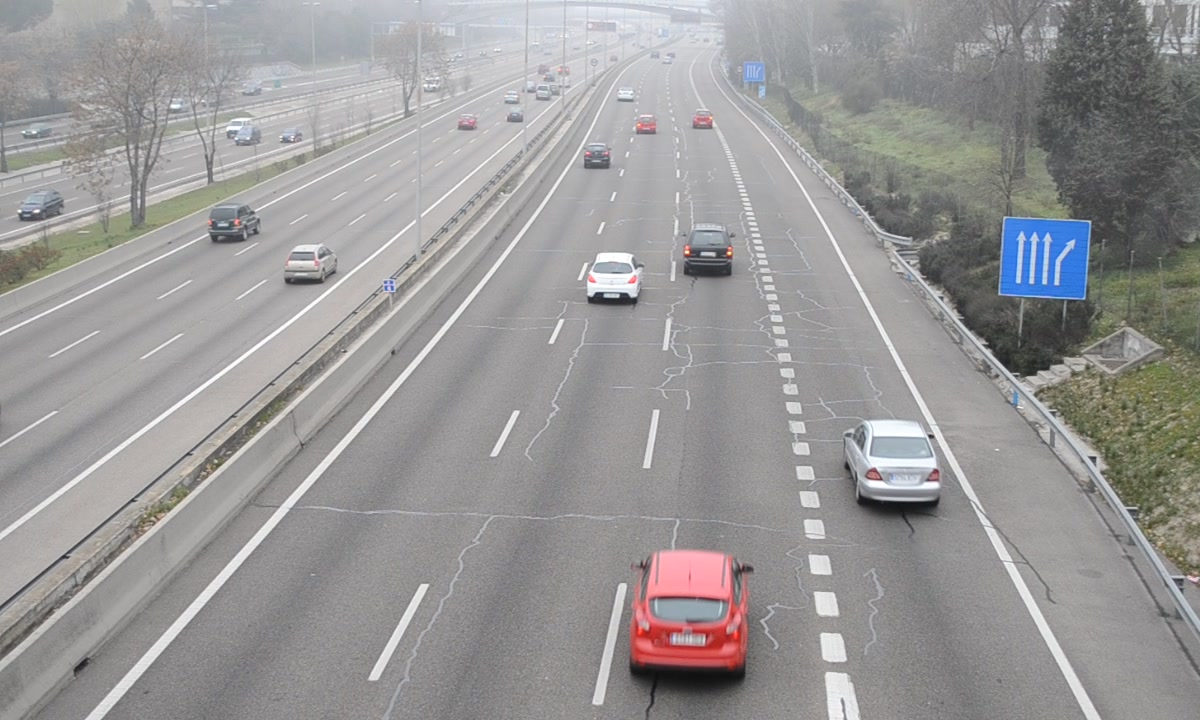
#> input picture practica4/vehicular_traffic.jpg, 1200 x 720 px
$ jupyter execute lab_04_working_with_images.ipynb
#> lines starting #> are read from the running program, lines starting #| are printed output that depends on the picture; long printed decimals are rounded
# Universidad de Monterrey

## División de ingenierías

##### Lab Robotics
Lab 4: Working with images
Authors: Alberto Jasiel Herrera, Kassandra Dzuara Ibarra y Jesús Alejandro Ramírez.

##### Introducción
En esta práctica comenzaremos a llevar a cabo operaciones un poco más complicadas sobre las imágenes, entre ellas, obtener las propiedades de una imagen, obtener información del componente elemental de una imagen (pixel) y hacer modificaciones a este, por otra parte aprenderemos a crear Regiones de interes a partir de una imagen, esto nos permitirá hacer el análisis o edición de una región específica de una imagen y crear una nueva imagen o modifcar la imagen original en base a esta región de interes.

##### Objetivos
El objetivo de esta práctica es aprender como recabar información y propiedades de las imágenes como el número de canales, resolución de la imagen intensidad mínima y máxima de píxeles. Una vez aprendido esto se va a aprender a modificar toda esta información, crear un ROI.

##### Materiales

- Raspberry PI 3
- Pantalla y cable HDMI
- Además, la Raspberry debe contar con el software pedido al inicio del laboratorio (opencv, python 3.5, Jupyter, ssh, entre otros).

### Desarrollo
#### Obteniendo las propiedades de las imágenes
Para comenzar esta práctica primero aprendimos a obtener las características principales de una imagen ya sea en escala de grises o a color. Como ya se había visto en clase es importante recordar que las imágenes a escala de grises tienen diferentes propiedades que las que son a color, entre estas características se encuentran el tamaño de la matriz de imagen y la cantidad de canales, cuando se trabaja con una imagen a escala de grises se tiene una matriz bidimensional en la que solo estan los pixeles de altura por los pixeles de ancho de la imagen y su cantidad de canales es 1. En cambio cuando se trata de una imagen a color se tiene una matriz tridimensional en la que están  los pixeles de altura por los pixeles de ancho de la imagen por el número de canales.
En esta parte de la práctica se utilizara la imagen vehicular_traffic.jpg como se ha trabajado anteriormente
El código a continuación muestra cómo se procesa tanto una imagen a escalas de grises utilizando img_greyscale.shape como una a color utilizando img_colour.shape. A continuación se muestra el código y resultados:

[cell 1]
"""
	get_image_stats.py

	add a description of your code here
	author: add your fullname
	date created: add this info
	universidad de monterrey
"""

# import required libraries
import numpy as numpy
import matplotlib.pyplot as plt
import cv2

# print image statistics
def print_image_statistics(img, head_string, iscolour):

	"""
		include docstring here
	"""
	# add your code below this line
	# get image size
	img_size = img.shape

# print image size
	print(head_string)
	print('colour image size: ', img_size)

# retrieve image width resolution
	print('image width resolution: ', img_size[0])

# retrieve image height resolution
	print('image height resolution: ', img_size[1])
# retrieve number of channels
	if iscolour:
		print('number of channels: ', img_size[2])

# minimum pixel value in image
	print('minimum intensity value: ', img.min())

# minimum pixel value in image
	print('max intensity value: ', img.max())

# maximum intensity value in image
	print('meam intensity value: ', img_colour.mean())

# print type of image
	print('type of image: ', img_colour.dtype)

	return None


# visualise image
def visualise_image(img, fig_number, fig_title, iscolour):

	"""
		include docstring here
	"""
	# add your code below this line
	# visualise colour image
	plt.figure(fig_number)
	if iscolour:
		plt.imshow(img)
	else:
		plt.imshow(img, cmap='gray')
	plt.title(fig_title)
	plt.xlabel('x-resolution')
	plt.ylabel('y-resolution')

	return None
# read image
image_name = 'vehicular_traffic.jpg'
img_colour = cv2.imread(image_name, cv2.IMREAD_COLOR)
#> img_colour is the input picture: shape (720, 1200, 3); mean B, G, R 151.1, 151.1, 152.5

# verify that image exists
if img_colour is None:
	print('ERROR: image ', image_name, 'could not be read')
	exit()

# convert the input colour image into a grayscale image
img_greyscale = cv2.cvtColor(img_colour, cv2.COLOR_BGR2GRAY)
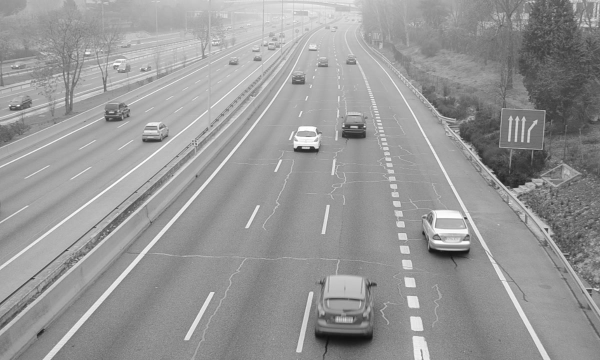
#> img_greyscale: shape (720, 1200) (shown at 1/2 size); min 15, max 255, mean 151.6
#convert to RGB
img_colour = cv2.cvtColor(img_colour, cv2.COLOR_BGR2RGB)
# print colour image stats and visualise it
print_image_statistics(img_colour, 'COLOUR IMAGE STATS:',1)
#| colour image size:  (720, 1200, 3)
#| image width resolution:  720
#| image height resolution:  1200
#| number of channels:  3
#| minimum intensity value:  15
#| max intensity value:  255
#| meam intensity value:  151.602
#| type of image:  uint8
visualise_image(img_colour, 1, 'INPUT IMAGE: COLOUR', 1)

# print greyscale image stats and visualise it
print_image_statistics(img_greyscale, 'GREYSCALE IMAGE STATS:',0)
#| colour image size:  (720, 1200)
#| image width resolution:  720
#| image height resolution:  1200
#| minimum intensity value:  15
#| max intensity value:  255
#| meam intensity value:  151.602
#| type of image:  uint8
visualise_image(img_greyscale, 2, 'OUTPUT IMAGE: GREYSCALE', 0)

# visualise figures
plt.show()

#### Recopilando los valores de intensidad de pixeles
Para poder trabajar con pixeles y saber sus propiedades primero se debe de saber en qué columna y fila se encuentra el pixel de nuestro interés, una vez que sabemos esto podemos recopilar la información de este píxel usando el nombre de la imagen como si fuera un arreglo como se muestra a continuación img_colour[100, 100], el cual desplegará la información del pixel. En caso de que queramos saber la información de ese píxel con un canal específico se utilizará de la misma manera que hace un momento pero se le agrega un tercer parámetro a la instrucción:
img_colour.item(100, 100, 0)
El tercer parámetro como en este caso es el 0 sería para leer el canal Rojo, si se desea leer el canal Verde se pondrá un 1 y si se desea leer el canal azul será un 2.

Si además de obtener los parámetros de un pixel se desea modificar los valores de este pixel simplemente se le igualara al valor al que desea modificarlo como se muestra a continuación:
img_colour[100, 100] = [0, 0, 0]
el cual hará que el pixel en la coordenada 100,100 tenga como valor 0 en rojo, 0 en verde y 0 en azul lo que volverá a nuestro pixel en color negro.

En el codigo a continuacion se vera como al inicio se cargan las imagenes, se verifica que se cargue de manera exitosa y después realiza la recopilación y modificación de los valores de los pixeles como se explicó anteriormente.

[cell 2]
"""
	get_pixel_intensity_value.py

	add a description of your code here

	author: add your fullname
	date created: add this info
	universidad de monterrey
"""

# import required libraries
import numpy as numpy
import matplotlib.pyplot as plt
import cv2 as cv

# read image
image_name = 'vehicular_traffic.jpg'
img_colour = cv.imread(image_name, cv.IMREAD_COLOR)
img_colour = cv.cvtColor(img_colour, cv.COLOR_BGR2RGB)

# verify that image exists
if img_colour is None:
	print('ERROR: image ', image_name, 'could not be read')
	exit()

# convert the input colour image into a grayscale image
img_greyscale = cv.cvtColor(img_colour, cv.COLOR_BGR2GRAY)

# visualise image using matplotlib
plt.figure(1)
plt.imshow(img_colour)
plt.title('INPUT IMAGE: COLOUR')
plt.xlabel('x-resolution')
plt.ylabel('y-resolution')

# visualise image using matplotlib
plt.figure(2)
plt.imshow(img_greyscale, cmap='gray')
plt.title('INPUT IMAGE: COLOUR')
plt.xlabel('x-resolution')
plt.ylabel('y-resolution')

plt.show(block=False)
# retrieve pixel intensity value at given row/col of colour image
row, col = 100, 100

# ----------------------- READ PIXEL VALUE ----------------------------- #
print('COLOUR IMAGE:')
print('\n\tpixel intensity value at', '(', row, ',', col, '): ', img_colour[row, col])
#| 	pixel intensity value at ( 100 , 100 ):  [157 151 151]
print('\n\tAccessing pixel values using image array')
print('\t\tRED pixel intensity value at', '(', row, ',', col, '): ', img_colour[row, col, 0])
#| 		RED pixel intensity value at ( 100 , 100 ):  157
print('\t\tGREEN pixel intensity value at', '(', row, ',', col, '): ', img_colour[row, col, 1])
#| 		GREEN pixel intensity value at ( 100 , 100 ):  151
print('\t\tBLUE pixel intensity value at', '(', row, ',', col, '): ', img_colour[row, col, 2])
#| 		BLUE pixel intensity value at ( 100 , 100 ):  151
print('\n\tAccessing pixel values using pre-built method item()')
print('\t\tRED pixel intensity value at', '(', row, ',', col, '): ', img_colour.item(row, col, 0))
#| 		RED pixel intensity value at ( 100 , 100 ):  157
print('\t\tGREEN pixel intensity value at', '(', row, ',', col, '): ', img_colour.item(row, col, 1))
#| 		GREEN pixel intensity value at ( 100 , 100 ):  151
print('\t\tBLUE pixel intensity value at', '(', row, ',', col, '): ', img_colour.item(row, col, 2))
#| 		BLUE pixel intensity value at ( 100 , 100 ):  151

print('\nGREYSCALE IMAGE:')
print('\n\tpixel intensity value at', '(', row, ',', col, '): ', img_greyscale[row, col])
#| 	pixel intensity value at ( 100 , 100 ):  152
print('\n\tAccessing pixel values using image array')
print('\t\tgrey pixel intensity value at', '(', row, ',', col, '): ', img_greyscale[row, col])
#| 		grey pixel intensity value at ( 100 , 100 ):  152
print('\n\tAccessing pixel values using pre-built method item()')
print('\t\tgrey pixel intensity value at', '(', row, ',', col, '): ', img_greyscale.item(row, col))
#| 		grey pixel intensity value at ( 100 , 100 ):  152

# -------------------- MODIFY PIXEL VALUE ------------------------------ #

# modify pixel intensity values in colour image
img_colour[row, col] = [0, 255, 255]
#> img_colour: shape (720, 1200, 3); mean R, G, B 152.5, 151.1, 151.1

# uncomment the lines below if you want to modify the pixel value using the pre-built method set()
#img_colour.itemset((row,col,0),0)
#img_colour.itemset((row,col,1),0)
#img_colour.itemset((row,col,2),0)

# visualise image using matplotlib
plt.figure(3)
plt.imshow(img_colour)
plt.title('INPUT IMAGE: COLOUR')
plt.xlabel('x-resolution')
plt.ylabel('y-resolution')


# modify pixel intensity values in greyscale image
#img_greyscale[row, col] = 0

# uncomment the lines below if you want to modify the pixel value using the pre-built method itemset()
img_greyscale.itemset((row,col),0)
#> img_greyscale: shape (720, 1200); min 0, max 255, mean 151.5

# visualise image using matplotlib
plt.figure(4)
plt.imshow(img_greyscale,cmap='gray')
plt.title('INPUT IMAGE: COLOUR')
plt.xlabel('x-resolution')
plt.ylabel('y-resolution')

# visualise figures
plt.show()

##### Creando un ROI
Esta parte de la práctica se implementa mejor cuando se trata de aplicaciones más avanzadas, un ejemplo seria el analisis de trafico en una calle en la que una cámara está recopilando datos y detectando vehículos. Cuando estamos trabajando con este tipo de aplicaciones siempre se desea aprovechar al máximo los recursos disponibles y además trabajar lo más rápido posible, en procesamiento de imágenes esto se logra utilizando un ROI o “Subimagenes” en las que se corre el código sobre la subimagen para así evitar desperdiciar recursos en partes de la imagen que no nos interesan.  En esta parte de la práctica se usa un código que utiliza como ejemplo una subimagen de un automóvil rojo que es parte de una imagen de tráfico sobre una calle, para comenzar primero se carga la imagen y se verifica que se haya cargado de manera correcta como siempre, después de recabar la información necesaria de la imagen utilizando matplotlib creamos nuestra área de interés con la siguiente instrucción:
                                              img_roi = img_colour[550:700, 630:750]
en la que se guarda en una nueva imagen los píxeles que se encuentran entre el rango de Y 550:700 y el rango en X de 630:750.
Para mostrar cómo se puede montar una ROI sobre otra imagen seleccionamos la región donde se va a montar de la siguiente forma:
                                              img_colour[550:700, 865:985] = img_roi
Donde la sección es sustituida por la ROI obtenida anteriormente, para obtener lo siguiente:

[cell 3]
"""
	create_region_of_interest.py

	add a description of your code here

	author: add your fullname
	date created: add this info
	universidad de monterrey
"""

# import required libraries
import numpy as numpy
import matplotlib.pyplot as plt
import cv2

# read image
image_name = 'vehicular_traffic.jpg'
img_colour = cv2.imread(image_name, cv2.IMREAD_COLOR)
img_colour = cv2.cvtColor(img_colour, cv2.COLOR_BGR2RGB)

# verify that image exists
if img_colour is None:
	print('ERROR: image ', image_name, 'could not be read')
	exit()


# visualise image using matplotlib
plt.figure(1)
plt.imshow(img_colour)
plt.title('INPUT IMAGE: COLOUR')
plt.xlabel('x-resolution')
plt.ylabel('y-resolution')

plt.show(block=False)
# create a region of interest
# NOTE THE FOLLOWING:
# FIRST RANGE REPRESENTS COORDINATES FOR THE Y-AXIS
# SECOND RANGE REPRESENTS COORDINATES FOR THE X-AXIS
img_roi = img_colour[550:700, 630:750]
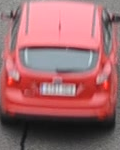
#> img_roi: shape (150, 120, 3); mean R, G, B 160.7, 104.9, 108.8

# visualise region of interest ROI in a new figure
plt.figure(2)
plt.imshow(img_roi)
plt.title('OUTPUT IMAGE: Region Of Interest')
plt.xlabel('x-resolution')
plt.ylabel('y-resolution')

# overlay roi on colour image
#img_colour[200:350, 300:420] = img_roi
#img_colour[550:700, 450:570] = img_roi
img_colour[550:700, 865:985] = img_roi
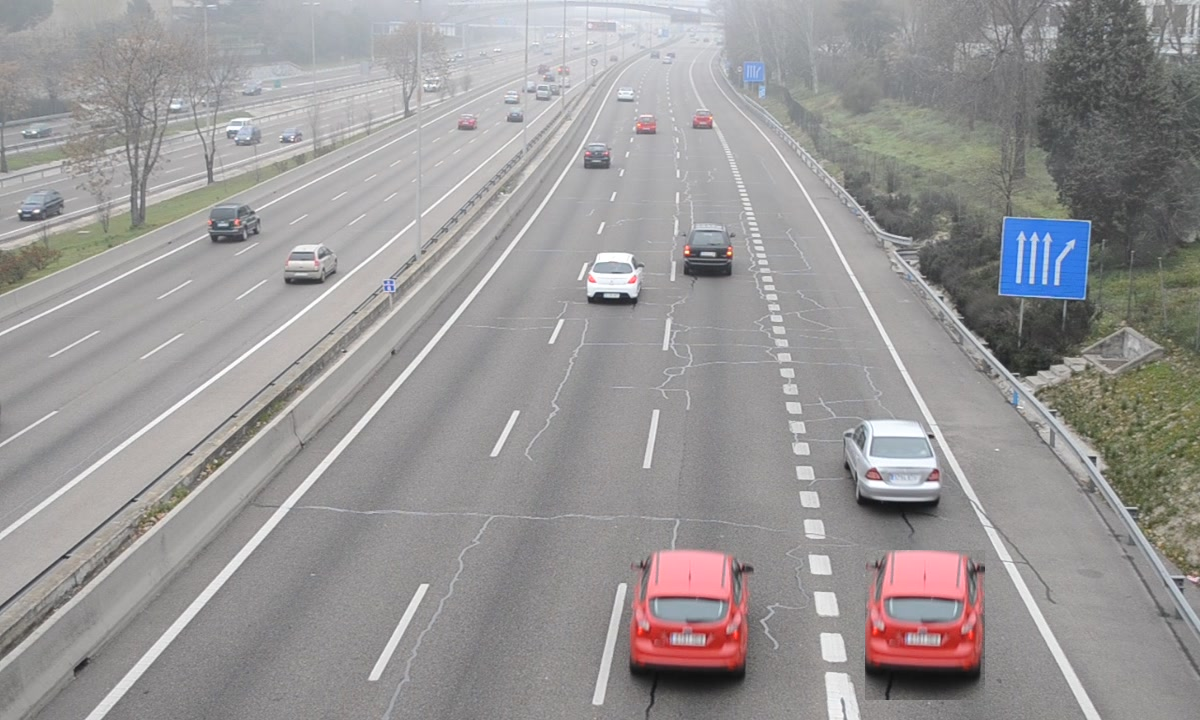
#> img_colour: shape (720, 1200, 3); mean R, G, B 153, 150.5, 150.6
# visualise region of interest ROI on colour image
plt.figure(3)
plt.imshow(img_colour)
plt.title('roi image overlaid on colour image')
plt.xlabel('x-resolution')
plt.ylabel('y-resolution')

# display figures
plt.show()

##### Dividiendo y uniendo canales de imagen

Cuando se desea trabajar con canales diferentes de una imagen o se desea unificar varios canales para crear una imagen RGB se pueden seguir alguno de estos dos métodos. cv2.split() y cv2.merge().
En donde cv2.split() podemos separar los canales de la imagen que recibe como argumento, y la divide  por los canales que se le indican, esto se mostrará a continuación en el código, también el merge que es básicamente lo contrario a split, ya que este une los canales que se le de como argumento. A continuación se muestra lo anteriormente mencionado:

[cell 4]
"""d_merge_image_channels.py

	add a description of your code here

	author: add your fullname
	date created: add this info
	universidad de monterrey
"""

# import required libraries
import numpy as numpy
import matplotlib.pyplot as plt
import cv2

# read image
image_name = 'vehicular_traffic.jpg'
img_colour = cv2.imread(image_name, cv2.IMREAD_COLOR)
img_colour = cv2.cvtColor(img_colour, cv2.COLOR_BGR2RGB)

# verify that image exists
if img_colour is None:
	print('ERROR: image ', image_name, 'could not be read')
	exit()
print(img_colour)
#> (printed output is left out)
# visualise image using matplotlib
plt.figure(1)
plt.imshow(img_colour)
plt.title('INPUT IMAGE: COLOUR')
plt.xlabel('x-resolution')
plt.ylabel('y-resolution')

# split colour image channels
r_channel,g_channel,b_channel = cv2.split(img_colour)
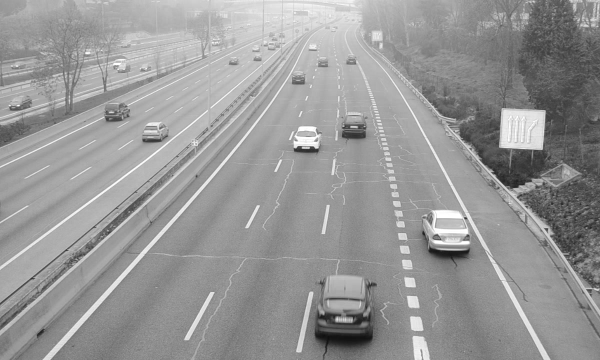
#> b_channel: shape (720, 1200) (shown at 1/2 size); min 15, max 255, mean 151.1

# visualise each channel
plt.figure(2)
plt.imshow(r_channel,cmap='gray')
plt.title('RED channel')
plt.figure(3)
plt.imshow(g_channel,cmap='gray')
plt.title('GREEN channel')
plt.figure(4)
plt.imshow(b_channel,cmap='gray')
plt.title('BLUE channel')
plt.show(block=False)
# merge channels
img_original = cv2.merge((r_channel, g_channel, b_channel))

plt.figure(5)
plt.imshow(img_original)
plt.title('Merged channels')

# set blue channel to zero
b_channel[:,:] = 0
#> b_channel: shape (720, 1200); every value is 0

# merge channels after setting blue channel to zero
img_bzero = cv2.merge((r_channel, g_channel, b_channel))
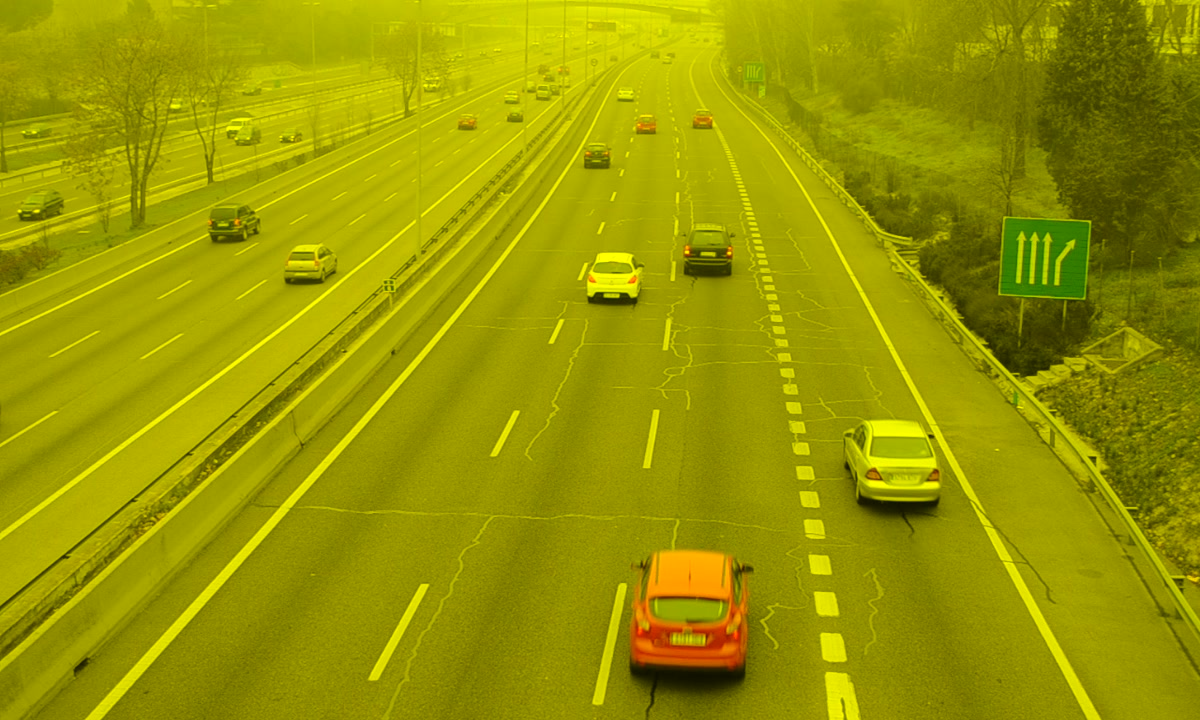
#> img_bzero: shape (720, 1200, 3); mean R, G, B 152.5, 151.1, 0

plt.figure(6)
plt.imshow(img_bzero)
plt.title('Merged channels after setting BLUE channel to zero')

# display figures
plt.show()

$ run again, with practica4/ROI.png saved as practica4/vehicular_traffic.jpg
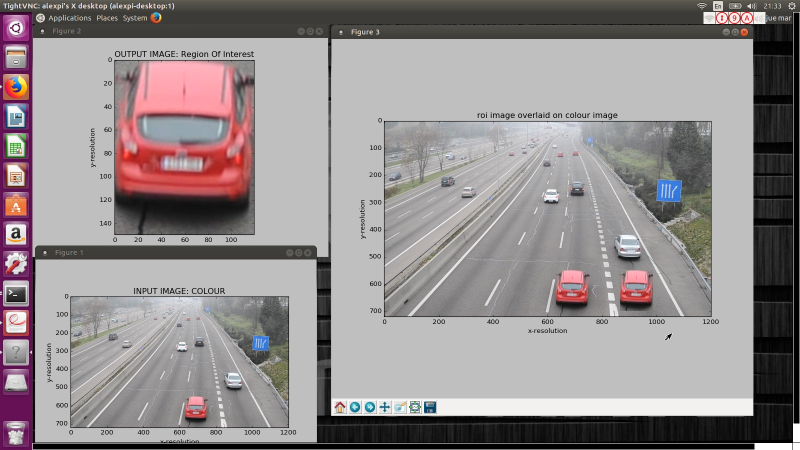
#> input picture practica4/ROI.png, 1600 x 900 px (shown at 1/2 size)
#> img_colour is the input picture: shape (900, 1600, 3); mean B, G, R 142.1, 141.2, 147.7
#| colour image size:  (900, 1600, 3)
#| image width resolution:  900
#| image height resolution:  1600
#| number of channels:  3
#| minimum intensity value:  0
#| max intensity value:  255
#| meam intensity value:  143.660
#| type of image:  uint8
#| colour image size:  (900, 1600)
#| image width resolution:  900
#| image height resolution:  1600
#| minimum intensity value:  0
#| max intensity value:  255
#| meam intensity value:  143.660
#| type of image:  uint8
#| 	pixel intensity value at ( 100 , 100 ):  [191 191 191]
#| 		RED pixel intensity value at ( 100 , 100 ):  191
#| 		GREEN pixel intensity value at ( 100 , 100 ):  191
#| 		BLUE pixel intensity value at ( 100 , 100 ):  191
#| 		RED pixel intensity value at ( 100 , 100 ):  191
#| 		GREEN pixel intensity value at ( 100 , 100 ):  191
#| 		BLUE pixel intensity value at ( 100 , 100 ):  191
#| 	pixel intensity value at ( 100 , 100 ):  191
#| 		grey pixel intensity value at ( 100 , 100 ):  191
#| 		grey pixel intensity value at ( 100 , 100 ):  191
#> `img_roi = img_colour[550:700, 630:750]`:
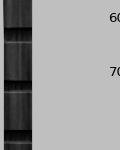
#> img_roi: shape (150, 120, 3); mean R, G, B 154.3, 154.2, 154.1
#> (printed output is left out)
#> `img_bzero = cv2.merge((r_channel, g_channel, b_channel))`:
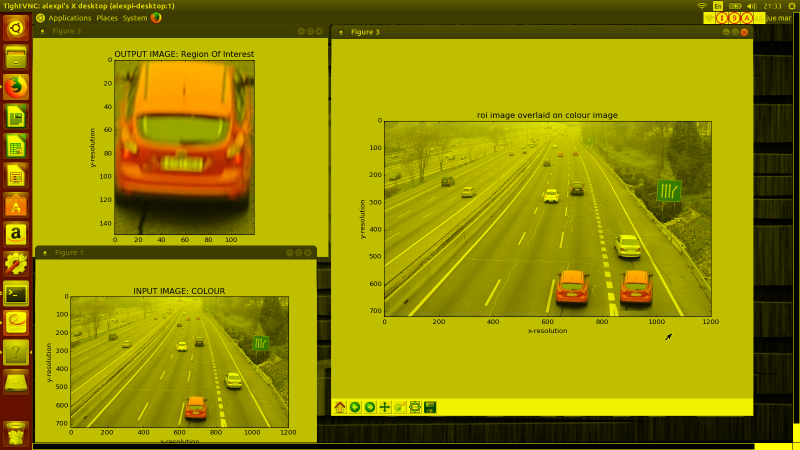
#> img_bzero: shape (900, 1600, 3) (shown at 1/2 size); mean R, G, B 147.7, 141.2, 0
